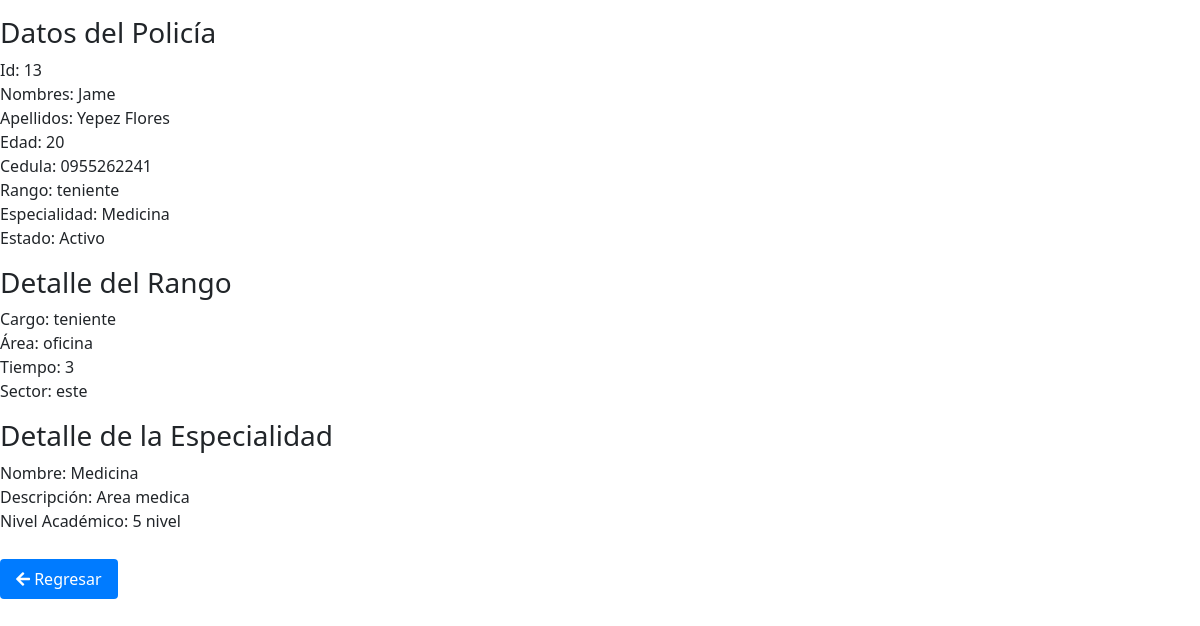
The page /ver_policia/13 on the database its author committed.
### policia/models.py (models this page shows, shortened)
class policia(models.Model):
    nombres = models.CharField(max_length=20, null=True)
    apellidos = models.CharField(max_length=20, null=True)
    edad = models.CharField(max_length=20, null=True)
    cedula = models.CharField(max_length=20, null=True)
    puesto = models.ForeignKey(rango, on_delete=models.SET_NULL, null=True)
    especialista = models.ForeignKey(especialidad, on_delete=models.SET_NULL, null=True)
    activo = models.BooleanField(default=True)

class rango(models.Model):
    cargo = models.CharField(max_length=20, null=True)
    area = models.CharField(max_length=50, null=True)
    tiempo = models.IntegerField(max_length=20, null=True)
    sector = models.CharField(max_length=150, null=True)
    def __str__(self):
        return f'{self.cargo} '

class especialidad(models.Model):
    nombre = models.CharField(max_length=20, null=True)
    descripcion = models.CharField(max_length=20, null=True)
    nivel_academico = models.CharField(max_length=20, null=True)
    def __str__(self):
        return f'{self.nombre}'

### policia/views.py (the view)
# urls.py: path('ver_policia/<int:id>', ver_policia),
def ver_policia(request, id):
    policia_instance = get_object_or_404(policia, pk=id)  # Cambia la referencia a la clase Policia
    datos = {'policia': policia_instance}
    pagina = loader.get_template('ver.html')
    return HttpResponse(pagina.render(datos, request))

### policia/templates/ver.html (shortened to what this page needs)
<!DOCTYPE html>
<html lang="en">
<head>
    {% load static %}
    <link href="{% static 'fontawesomefree/css/fontawesome.css' %}" rel="stylesheet" type="text/css">
    <link href="{% static 'fontawesomefree/css/brands.css' %}" rel="stylesheet" type="text/css">
    <link href="{% static 'fontawesomefree/css/solid.css' %}" rel="stylesheet" type="text/css">
    <link href="https://cdn.jsdelivr.net/npm/bootstrap@5.3.2/dist/css/bootstrap.min.css" rel="stylesheet">
    <link href="https://cdnjs.cloudflare.com/ajax/libs/font-awesome/5.15.4/css/all.min.css" rel="stylesheet">
</head>
<body>
    <p>
        <h3>Datos del Policía</h3>
        Id: {{policia.id}}<br>
        Nombres: {{policia.nombres}}<br>
        Apellidos: {{policia.apellidos}}<br>
        Edad: {{policia.edad}}<br>
        Cedula: {{policia.cedula}}<br>
        Rango: {{policia.puesto}}<br>
        Especialidad: {{policia.especialista}}<br>
        Estado: {% if policia.activo %}
            Activo
            {% else %}
            Inactivo
            {% endif %}<br>
    </p>
    <p>
        <h3>Detalle del Rango</h3>
        Cargo: {{policia.puesto.cargo}}<br>
        Área: {{policia.puesto.area}}<br>
        Tiempo: {{policia.puesto.tiempo}}<br>
        Sector: {{policia.puesto.sector}}<br>
    </p>
    <p>
        <h3>Detalle de la Especialidad</h3>
        Nombre: {{policia.especialista.nombre}}<br>
        Descripción: {{policia.especialista.descripcion}}<br>
        Nivel Académico: {{policia.especialista.nivel_academico}}<br>
    </p>
   <a href="{% url 'inicio' %}" class="btn-regresar"><i class="fas fa-arrow-left"></i> Regresar</a>
</body>
</html>

### policia/templates/ver.html (style rules this page uses)
.btn-regresar { display: inline-block; margin-top: 10px; padding: 8px 16px; font-size: 16px; text-decoration: none; color: white; background-color: #007bff; border: none; border-radius: 4px; }

### rows shown on the page
policia: id "13", nombres "Jame", apellidos "Yepez Flores", edad "20", cedula "0955262241", puesto "teniente", especialista "Medicina", puesto.cargo "teniente", puesto.area "oficina", puesto.tiempo "3", puesto.sector "este", especialista.nombre "Medicina", especialista.descripcion "Area medica", especialista.nivel_academico "5 nivel"
